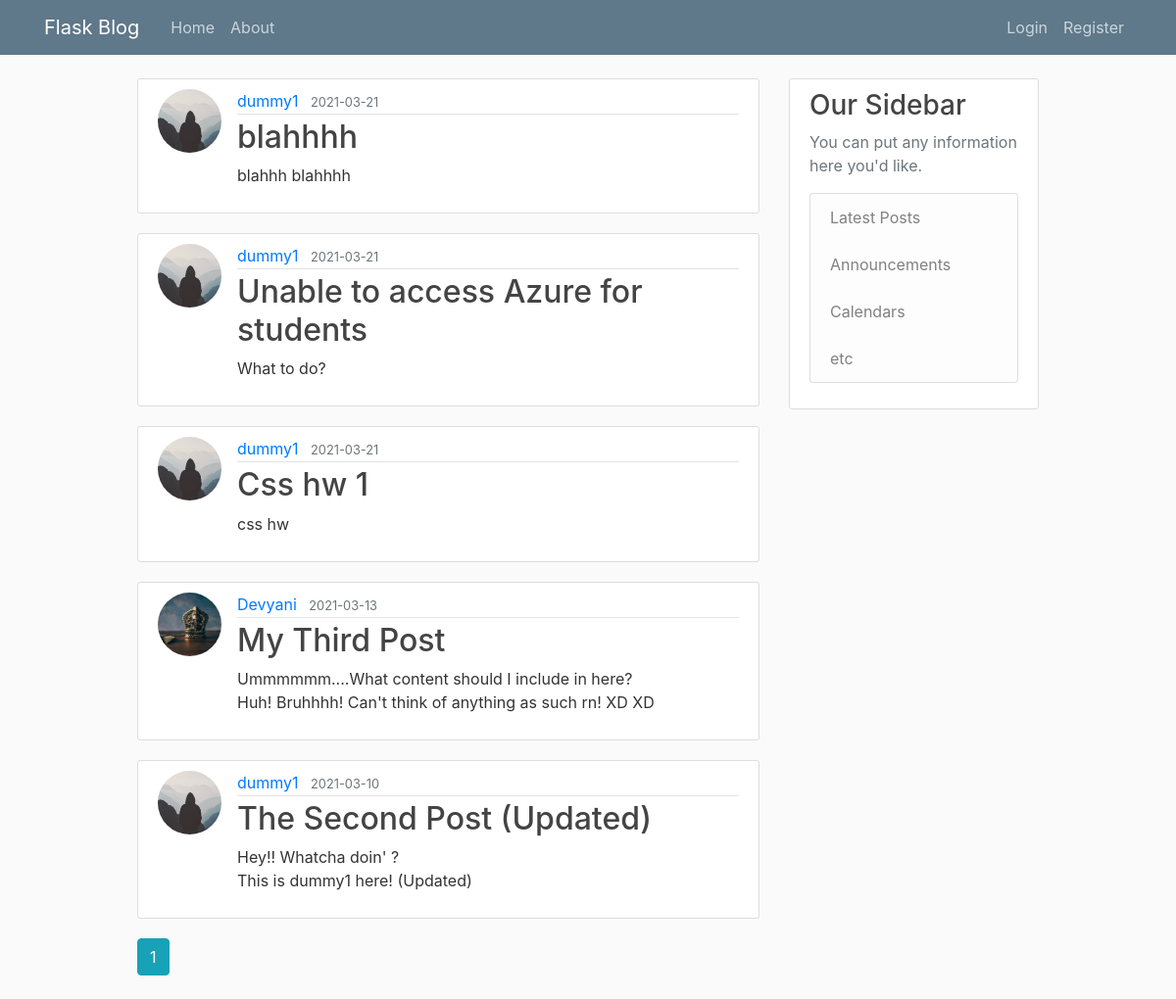
The page /home on the database its author committed.
### flaskblog/models.py (models this page shows, shortened)
class Post(db.Model):
    id = db.Column(db.Integer, primary_key=True)
    title = db.Column(db.String(100), nullable=False)
    date_posted = db.Column(db.DateTime, nullable=False, default=datetime.utcnow)
    content = db.Column(db.Text, nullable=False)
    user_id = db.Column(db.Integer, db.ForeignKey('user.id'), nullable=False)

class User(db.Model, UserMixin):
    id = db.Column(db.Integer, primary_key=True)
    username = db.Column(db.String(20), unique=True, nullable=False)
    email = db.Column(db.String(120), unique=True, nullable=False)
    image_file = db.Column(db.String(20), nullable=False, default='default.jpg')
    password = db.Column(db.String(60), nullable=False)
    posts = db.relationship('Post', backref='author', lazy=True)

### flaskblog/routes.py (the view)
@app.route('/')
@app.route('/home')
def home():
    page = request.args.get('page',1,type=int)
    posts = Post.query.order_by(Post.date_posted.desc()).paginate(page = page, per_page=5)
    return render_template('home.html',posts=posts)

### flaskblog/templates/home.html (shortened to what this page needs)
{% extends "layout.html" %}
{% block content %}
    {% for post in posts.items %}
    <article class="media content-section" >
      <img class="rounded-circle article-img" src="{{ url_for('static', filename='profile_pics/' + post.author.image_file) }}">
        <div class="media-body">
          <div class="article-metadata">
            <a class="mr-2" href="{{ url_for('user_posts', username=post.author.username) }}" style="text-decoration: none;">{{ post.author.username }}</a>
            <small class="text-muted">{{ post.date_posted.strftime('%Y-%m-%d') }}</small>
          </div>
          <h2><a class="article-title" href="{{ url_for('post', post_id=post.id) }}" style="text-decoration: none;">{{ post.title }}</a></h2>
          <p class="article-content">{{ post.content }}</p>
        </div>
    </article>
    {% endfor %}
    {% for page_num in posts.iter_pages(left_edge=1, right_edge=1, left_current=1, right_current=2) %}
      {% if page_num %}
        {% if posts.page == page_num %}
          <a href="{{ url_for('home', page=page_num) }}" class="btn btn-info mb-4">{{ page_num }}</a>
        {% else %}
          <a href="{{ url_for('home', page=page_num) }}" class="btn btn-outline-info mb-4">{{ page_num }}</a>
        {% endif %}
      {% endif %}
    {% endfor %}
{% endblock content %}

### flaskblog/templates/layout.html (shortened to what this page needs)
<!DOCTYPE html>
<html>
    <head>
    <link href="https://cdn.jsdelivr.net/npm/bootstrap@5.0.0-beta1/dist/css/bootstrap.min.css" rel="stylesheet">
    <link rel="stylesheet" href="https://maxcdn.bootstrapcdn.com/bootstrap/4.0.0/css/bootstrap.min.css">
    <link rel="stylesheet" type="text/css" href="{{ url_for('static', filename='main.css') }}">
    </head>
    <body>
        <header class="site-header">
            <nav class="navbar navbar-expand-md navbar-dark bg-steel fixed-top">
              <div class="container">
                <a class="navbar-brand mr-4" href="/">Flask Blog</a>
                <div class="collapse navbar-collapse" id="navbarToggle">
                  <div class="navbar-nav mr-auto">
                    <a class="nav-item nav-link" href="{{ url_for('home') }}">Home</a>
                    <a class="nav-item nav-link" href="{{ url_for('about') }}">About</a>
                  </div>
                  <div class="navbar-nav">
                    {% if current_user.is_authenticated %}
                      <a class="nav-item nav-link" href="{{ url_for('account') }}">My Account</a>
                      <a class="nav-item nav-link" href="{{ url_for('logout') }}">Logout</a>
                      <a class="nav-item nav-link" href="{{ url_for('new_post') }}">Create Post</a>
                    {% else %}
                      <a class="nav-item nav-link" href="{{ url_for('login') }}">Login</a>
                      <a class="nav-item nav-link" href="{{ url_for('register') }}">Register</a>
                    {% endif %}
                  </div>
                </div>
              </div>
            </nav>
        </header>
        <main role="main" class="container">
            <div class="row">
              <div class="col-md-1">
              </div>
              <div class="col-md-7">
                {% block content %}{% endblock %}
              </div>
              <div class="col-md-3">
                <div class="content-section">
                  <h3>Our Sidebar</h3>
                  <p class='text-muted'>You can put any information here you'd like.
                    <ul class="list-group">
                      <li class="list-group-item list-group-item-light">Latest Posts</li>
                      <li class="list-group-item list-group-item-light">Announcements</li>
                      <li class="list-group-item list-group-item-light">Calendars</li>
                      <li class="list-group-item list-group-item-light">etc</li>
                    </ul>
                  </p>
                </div>
              </div>
              <div class="col-md-1">
              </div>
            </div>
        </main>
    </body>
</html>

### flaskblog/static/main.css (style rules this page uses)
body { background: #fafafa; color: #333333; margin-top: 5rem; }
h1, h2, h3, h4, h5, h6 { color: #444444; }
.bg-steel { background-color: #5f788a; }
.site-header .navbar-nav .nav-link { color: #cbd5db; }
.content-section { background: #ffffff; padding: 10px 20px; border: 1px solid #dddddd; border-radius: 3px; margin-bottom: 20px; }
.article-title { color: #444444; }
.article-content { white-space: pre-line; }
.article-img { height: 65px; width: 65px; margin-right: 16px; }
.article-metadata { padding-bottom: 1px; margin-bottom: 4px; border-bottom: 1px solid #e3e3e3 }

### rows shown on the page
Post: image_file (placeholder picture), author.username "dummy1", date_posted "2021-03-21", title "blahhhh", content "blahhh blahhhh"
Post: image_file (placeholder picture), author.username "dummy1", date_posted "2021-03-21", title "Unable to access Azure for students", content "What to do?"
Post: image_file (placeholder picture), author.username "dummy1", date_posted "2021-03-21", title "Css hw 1", content "css hw"
Post: image_file (picture), author.username "Devyani", date_posted "2021-03-13", title "My Third Post", content "Ummmmmm....What content should I include in here? Huh! Bruhhhh! Can't think of anything as such rn! XD XD"
Post: image_file (placeholder picture), author.username "dummy1", date_posted "2021-03-10", title "The Second Post (Updated)", content "Hey!! Whatcha doin' ? This is dummy1 here! (Updated)"

### other values the page prints
{{ page_num }} "1"
